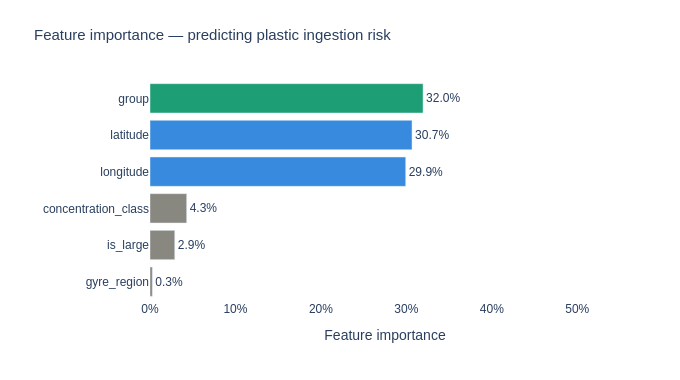
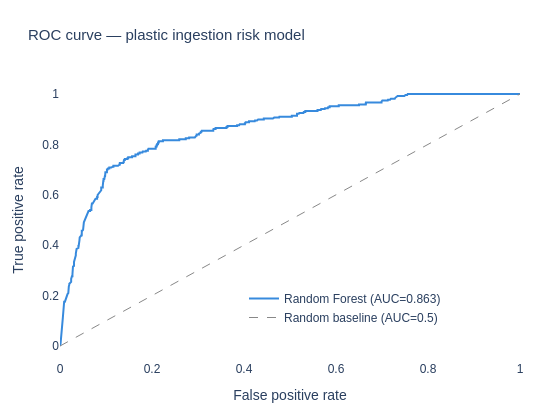
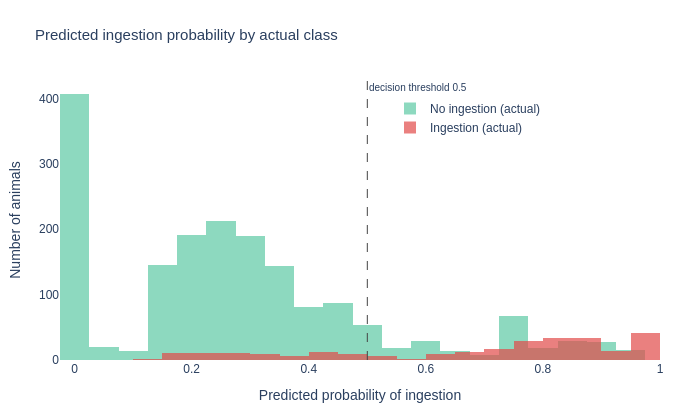

Notebook cell for these charts, in order:
### Code cell
plot_feature_importance(rf_tuned).show()
plot_roc_curve(rf_tuned, X_test, y_test).show()
plot_probability_distribution(rf_tuned, X_test, y_test).show()

### Figure 1 — Plotly figure (JSON) as saved in the notebook; plotly's stock layout.template omitted (floating-point values rounded to 4 significant figures)
{"data": [{"marker": {"color": ["#888780", "#888780", "#888780", "#378ADD", "#378ADD", "#1D9E75"]}, "orientation": "h", "text": ["0.3%", "2.9%", "4.3%", "29.9%", "30.7%", "32.0%"], "textposition": "outside", "type": "bar", "x": [0.002736, 0.02897, 0.04291, 0.2992, 0.3066, 0.3195], "y": ["gyre_region", "is_large", "concentration_class", "longitude", "latitude", "group"]}], "layout": {"font": {"family": "sans-serif", "size": 12}, "height": 380, "margin": {"b": 80, "l": 150, "r": 60, "t": 80}, "paper_bgcolor": "white", "plot_bgcolor": "white", "title": {"font": {"size": 15}, "text": "Feature importance — predicting plastic ingestion risk"}, "width": 680, "xaxis": {"range": [0, 0.55], "tickformat": ".0%", "title": {"text": "Feature importance"}}, "yaxis": {"title": {"text": ""}}}}

### Figure 2 — Plotly figure (JSON) as saved in the notebook; plotly's stock layout.template omitted (floating-point values rounded to 4 significant figures; data arrays with more than 128 entries replaced by an {"elided": "..."} marker saying what was removed)
{"data": [{"line": {"color": "#378ADD", "width": 2}, "mode": "lines", "name": "Random Forest (AUC=0.863)", "type": "scatter", "x": {"elided": "508 float values"}, "y": {"elided": "508 float values"}}, {"line": {"color": "#888", "dash": "dash", "width": 1}, "mode": "lines", "name": "Random baseline (AUC=0.5)", "type": "scatter", "x": [0, 1], "y": [0, 1]}], "layout": {"font": {"family": "sans-serif", "size": 12}, "height": 420, "legend": {"x": 0.4, "y": 0.1}, "margin": {"b": 60, "l": 60, "r": 40, "t": 80}, "paper_bgcolor": "white", "plot_bgcolor": "white", "title": {"font": {"size": 15}, "text": "ROC curve — plastic ingestion risk model"}, "width": 560, "xaxis": {"title": {"text": "False positive rate"}}, "yaxis": {"title": {"text": "True positive rate"}}}}

### Figure 3 — Plotly figure (JSON) as saved in the notebook; plotly's stock layout.template omitted (floating-point values rounded to 4 significant figures; data arrays with more than 128 entries replaced by an {"elided": "..."} marker saying what was removed)
{"data": [{"marker": {"color": "#5DCAA5"}, "name": "No ingestion (actual)", "nbinsx": 40, "opacity": 0.7, "type": "histogram", "x": {"elided": "1774 float values"}}, {"marker": {"color": "#E24B4A"}, "name": "Ingestion (actual)", "nbinsx": 40, "opacity": 0.7, "type": "histogram", "x": {"elided": "267 float values"}}], "layout": {"annotations": [{"font": {"size": 10}, "showarrow": false, "text": "decision threshold 0.5", "x": 0.5, "xanchor": "left", "xref": "x", "y": 1, "yanchor": "top", "yref": "y domain"}], "barmode": "overlay", "font": {"family": "sans-serif", "size": 12}, "height": 420, "legend": {"x": 0.55, "y": 0.95}, "margin": {"b": 60, "l": 60, "r": 40, "t": 80}, "paper_bgcolor": "white", "plot_bgcolor": "white", "shapes": [{"line": {"color": "#444", "dash": "dash", "width": 1}, "type": "line", "x0": 0.5, "x1": 0.5, "xref": "x", "y0": 0, "y1": 1, "yref": "y domain"}], "title": {"font": {"size": 15}, "text": "Predicted ingestion probability by actual class"}, "width": 700, "xaxis": {"title": {"text": "Predicted probability of ingestion"}}, "yaxis": {"title": {"text": "Number of animals"}}}}
